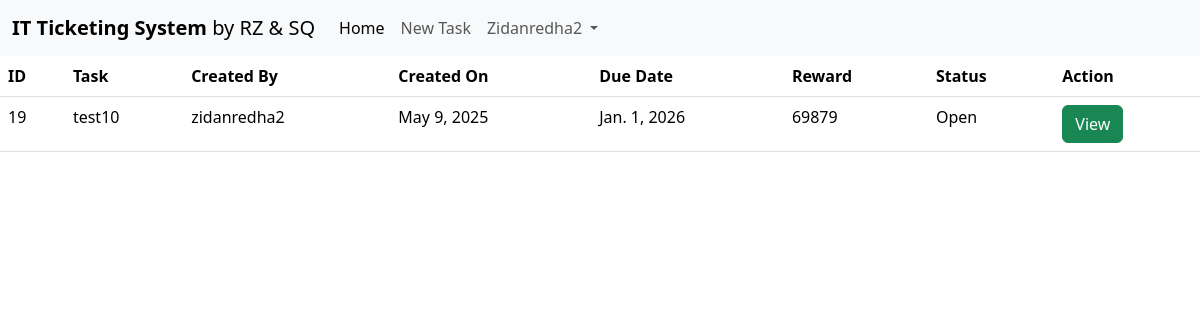
Page /base/ (signed in) on the committed database.
### myapp/models.py (models this page shows)
class TaskDetail(models.Model):
    TASK_TITLE = models.CharField(max_length=100)
    TASK_CREATED_BY = models.CharField(max_length=100, null=True)
    TASK_CLOSED_BY = models.CharField(max_length=100, null=True)
    TASK_CREATED_ON = models.DateField(auto_now_add=True,null=True)
    TASK_DUE_DATE = models.DateField()
    TASK_REWARD = models.IntegerField()
    TASK_CLOSED_ON = models.DateField(null=True)
    TASK_DESCRIPTION = models.CharField(max_length=300)
    TASK_HOLDER = models.CharField(max_length=100, null=True)
    choice=[('Open', 'Open'),('In-process', 'In-process'), ('Reopened', 'Reopened'), ('Closed', 'Closed'), ('Expired', 'Expired'), ('Resolved', 'Resolved')]
    TASK_STATUS = models.CharField(max_length=100,choices=choice, default='Open')

### myapp/views.py (the view)
# urls.py: path('base/', views.Basepage, name='base'),
def Basepage(request):
    if request.user.is_authenticated:
        Taskdatas= TaskDetail.objects.all()
        return render(request, 'Base.html', {'Taskdatas': Taskdatas})
    else:
        messages.success(request, 'Please login to view your profile')
        return redirect('login')
    return render(request, 'Base.html')

### myapp/TEMPLATES/Base.html (shortened to what this page needs)
<!doctype html>
<html lang="en">
  <head>
    <link href="https://cdn.jsdelivr.net/npm/bootstrap@5.3.5/dist/css/bootstrap.min.css" rel="stylesheet">
  </head>
  <body>
    {% include "Navbar.html" %}
    {%block content%}
    <table class="table table-hover">
      <thead>
        <tr>
          <th scope="col">ID</th>
          <th scope="col">Task</th>
          <th scope="col">Created By</th>
          <th scope="col">Created On</th>
          <th scope="col">Due Date</th>
          <th scope="col">Reward</th>
          <th scope="col">Status</th>
          <th scope="col">Action</th>
        </tr>
      </thead>
      {% if request.user.is_superuser %}
      <tbody>
        {% for taskdata in Taskdatas %}
        <tr>
          <td>{{taskdata.id}}</td>
          <td>{{taskdata.TASK_TITLE}}</td>
          <td>{{taskdata.TASK_CREATED_BY}}</td>
          <td>{{taskdata.TASK_CREATED_ON}}</td>
          <td>{{taskdata.TASK_DUE_DATE}}</td>
          <td>{{taskdata.TASK_REWARD}}</td>
          <td>{{taskdata.TASK_STATUS}}</td>
          <td><a href="{% url 'taskinfo' taskdata.id %}" class="btn btn-success">View</a></td>
          </tr>
        {% endfor %}
      </tbody>
      {% elif request.user.is_authenticated %}
      <tbody>
        {% for taskdata in Taskdatas %}
        {% if taskdata.TASK_CREATED_BY == request.user.username %}
          <tr>
            <td>{{taskdata.id}}</td>
            <td>{{taskdata.TASK_TITLE}}</td>
            <td>{{taskdata.TASK_CREATED_BY}}</td>
            <td>{{taskdata.TASK_CREATED_ON}}</td>
            <td>{{taskdata.TASK_DUE_DATE}}</td>
            <td>{{taskdata.TASK_REWARD}}</td>
            <td>{{taskdata.TASK_STATUS}}</td>
            <td><a href="{% url 'taskinfo' taskdata.id %}" class="btn btn-success">View</a></td>
            </tr>
        {% endif %}
        {% endfor %}
      </tbody>
      {% endif %}
    </table>
    {%endblock content%}
  </body>
</html>

### myapp/TEMPLATES/Navbar.html (shortened to what this page needs)
<nav class="navbar navbar-expand-lg bg-body-tertiary">
    <div class="container-fluid">
      <a class="navbar-brand" href="{% url 'base' %}"><b>IT Ticketing System</b> by RZ & SQ</a>
      <div class="collapse navbar-collapse" id="navbarSupportedContent">
        <ul class="navbar-nav me-auto mb-2 mb-lg-0">
          {% if request.user.is_authenticated and request.user.is_superuser %}
          <li class="nav-item">
            <a class="nav-link active" aria-current="page" href="{% url 'base' %}">Home</a>
          </li>
          <li class="nav-item">
            <a class="nav-link active" aria-current="page" href="{% url 'mycart' %}">My Tasks</a>
          </li>
          <li class="nav-item">
            <a class="nav-link" href="{% url 'taskdetails' %}">New Task</a>
          </li>
          <li class="nav-item">
            <a class="nav-link" href="{% url 'account' %}">Add Coins</a>
          </li>
          <li class="nav-item dropdown">
            <a class="nav-link dropdown-toggle" href="#" role="button" data-bs-toggle="dropdown" aria-expanded="false">
              {{ request.user.username|capfirst }}
            </a>
            <ul class="dropdown-menu">
              <li><a class="dropdown-item" href="{% url 'profile' %}">Show Profile</a></li>
              <li><a class="dropdown-item" href="{% url 'ChangePassword' %}">Change Password</a></li>
              <li><a class="dropdown-item" href="{% url 'logout' %}">Logout</a></li>
            </ul>
          {% elif request.user.is_authenticated %}
          <li class="nav-item">
            <a class="nav-link active" aria-current="page" href="{% url 'base' %}">Home</a>
          </li>
          <li class="nav-item">
            <a class="nav-link" href="{% url 'taskdetails' %}">New Task</a>
          </li>
          <li class="nav-item dropdown">
            <a class="nav-link dropdown-toggle" href="#" role="button" data-bs-toggle="dropdown" aria-expanded="false">
              {{ request.user.username|capfirst }}
            </a>
          {% endif %}
        </ul>
      </div>
    </div>
  </nav>

### rows in the picture
TaskDetail: id "19", TASK_TITLE "test10", TASK_CREATED_BY "zidanredha2", TASK_CREATED_ON "May 9, 2025", TASK_DUE_DATE "Jan. 1, 2026", TASK_REWARD "69879", TASK_STATUS "Open"

### other values in the picture
{{ request.user.username|capfirst }} "Zidanredha2"
